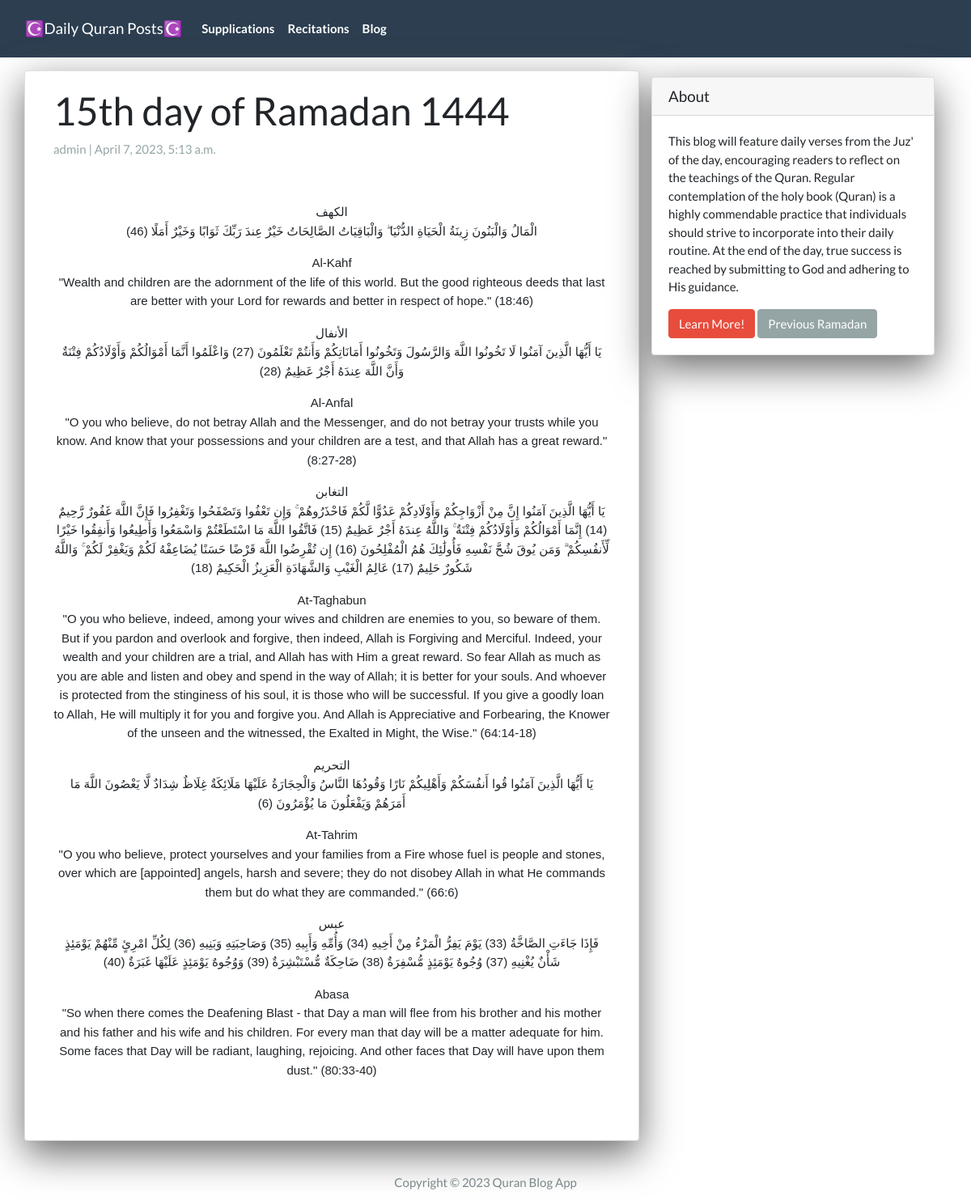
The app's page /15thday/ with its own data.
### App/models.py (models this page shows, shortened)
class Post(models.Model):
  title =  models.CharField(max_length=200, unique=True)
  slug =   models.SlugField(max_length=200, unique=True)
  author = models.ForeignKey(User, on_delete=models.CASCADE, related_name='blog_posts')
  created_on = models.DateTimeField(auto_now_add=True)
  updated_on = models.DateTimeField(auto_now=True)
  summary = RichTextField(blank=True, null=True)
  content = RichTextField(blank=True, null=True)
  video_link = EmbedVideoField(blank=True, null=True)
  status = models.IntegerField(choices=STATUS, default=0)
  class Meta:
    ordering = ['-created_on']

### App/views.py (the view)
# urls.py: path('<slug:slug>/',    PostView.as_view(),           name="post_detail"),
class PostView(DetailView):
  model = Post
  template_name = 'post_detail.html'

### App/templates/post_detail.html (shortened to what this page needs)
{% extends 'base.html' %}
{% load embed_video_tags %}
{% block content %}
<div class="container">
  <div class="row">
    <div class="col-md-8 card mb-4  mt-3 left  top">
      <div class="card-body">
        <h1>{% block title %} {{ post.title }} {% endblock title %}</h1>
        <p class=" text-muted">{{ post.author }} | {{ post.created_on }}</p>
        <p class="card-text ">{{ post.content | safe }}</p>
      </div>
    </div>
    {% block sidebar %} {% include 'sidebar.html' %} {% endblock sidebar %}
  </div>
</div>
{% endblock content %}

### App/templates/sidebar.html (style rules this page uses)
.card { box-shadow: 0 16px 48px #6a6a6b; }

### records on screen
Post: title "15th day of Ramadan 1444", author "admin", created_on "April 7, 2023, 5:13 a.m.", content "الكهف الْمَالُ وَالْبَنُونَ زِينَةُ الْحَيَاةِ الدُّنْيَا ۖ وَالْبَاقِيَاتُ الصَّالِحَاتُ خَيْرٌ عِندَ رَبِّكَ ثَوَابًا وَخَيْرٌ أَمَلًا (46) Al-Kahf \"Wealth and children are the adornment of the life of this world. But the good righteous deeds that last are better with your Lord for rewards and better in respect of hope.\" (18:46) الأنفال يَا أَيُّهَا الَّذِينَ آمَنُوا لَا تَخُونُوا اللَّهَ وَالرَّسُولَ وَتَخُونُوا أَمَانَاتِكُمْ وَأَنتُمْ تَعْلَمُونَ (27) وَاعْلَمُوا أَنَّمَا أَمْوَالُكُمْ وَأَوْلَادُكُمْ فِتْنَةٌ وَأَنَّ اللَّهَ عِندَهُ أَجْرٌ عَظِيمٌ (28) Al-Anfal \"O you who believe, do not betray Allah and the Messenger, and do not betray your trusts while you know. And know that your…"
